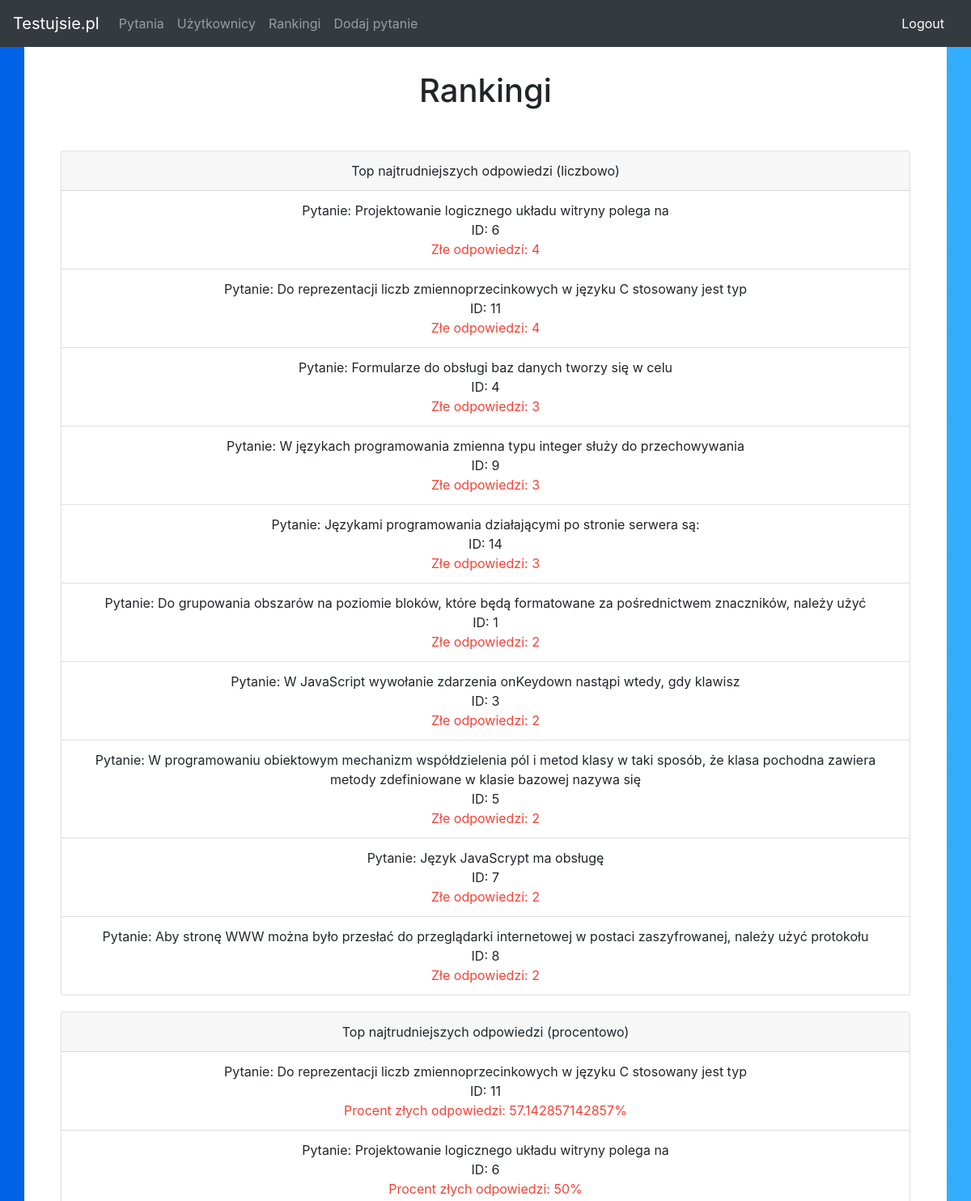
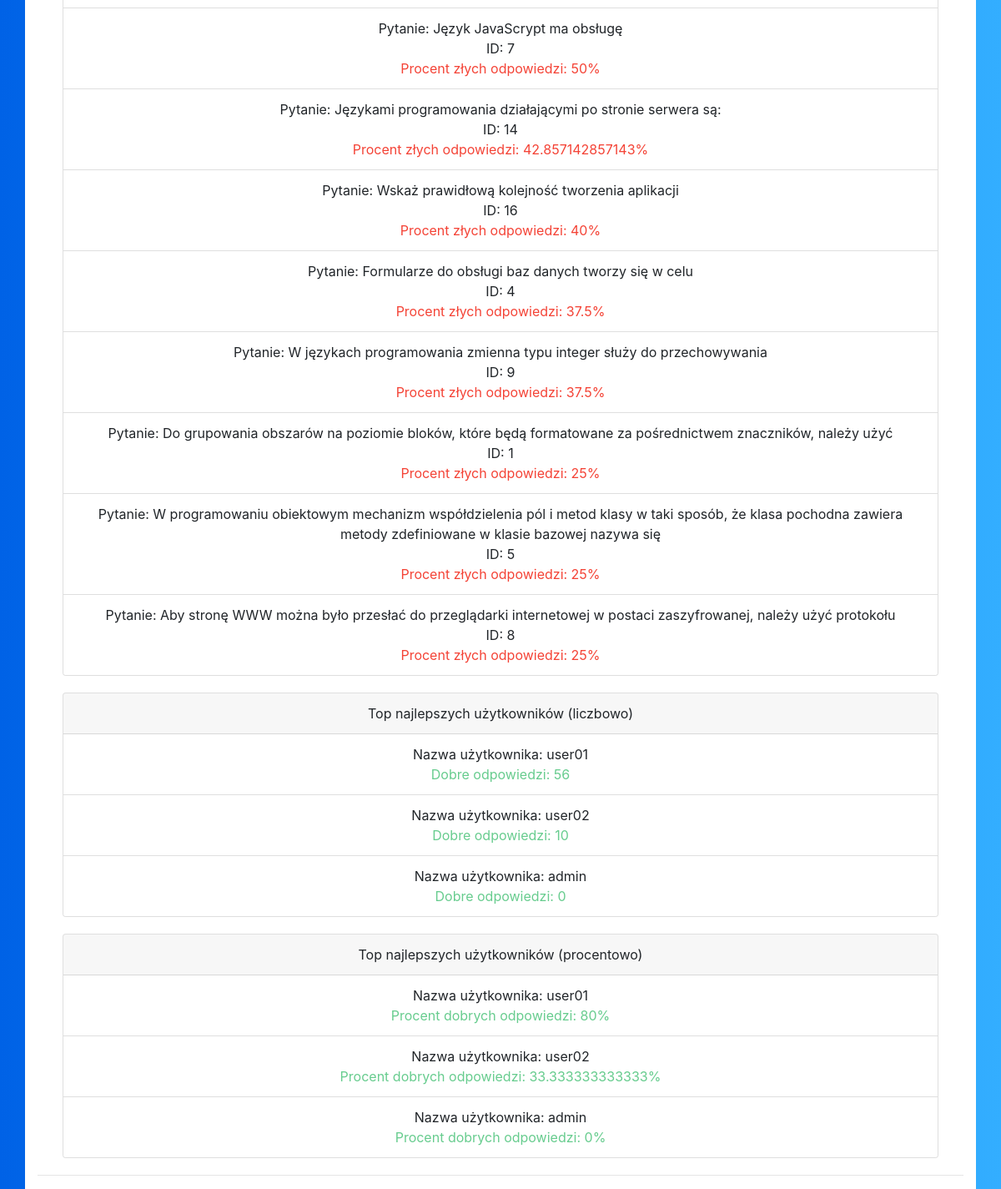
The page /admin.php?nav=stats (signed in) on the database its author committed (2 pictures, top to bottom).
### tables this page shows
CREATE TABLE `pytania` (
  `ID` int(11) NOT NULL,
  `pytanie` varchar(600) NOT NULL,
  `A` varchar(255) NOT NULL,
  `B` varchar(255) NOT NULL,
  `C` varchar(255) NOT NULL,
  `D` varchar(255) NOT NULL,
  `dobra` varchar(5) NOT NULL,
  `poprawne` int(11) NOT NULL,
  `niepoprawne` int(11) NOT NULL
);

CREATE TABLE `users` (
  `username` varchar(50) NOT NULL,
  `hash` varchar(80) NOT NULL,
  `admin` tinyint(1) NOT NULL,
  `poprawne` int(11) NOT NULL,
  `niepoprawne` int(11) NOT NULL
);

### admin.php (the view, shortened to what this page needs)
<!DOCTYPE html>
<html lang="en">
<head>
    <link rel="stylesheet" href="css/bootstrap.min.css"/>
</head>
<body>
  <nav class="navbar navbar-expand-lg navbar-dark bg-dark static-top">
    <a class="navbar-brand" href="admin.php">Testujsie.pl</a>
    <div class="collapse navbar-collapse" id="navbarResponsive">
    <ul class="navbar-nav mr-auto">
      <li class="nav-item ">
        <a class="nav-link" href="admin.php?nav=pyt">Pytania</a>
      </li>
      <li class="nav-item ">
        <a class="nav-link" href="admin.php?nav=users">Użytkownicy</a>
      </li>
      <li class="nav-item ">
        <a class="nav-link" href="admin.php?nav=stats">Rankingi</a>
      </li>
      <li class="nav-item ">
        <a class="nav-link" href="admin.php?nav=addQue">Dodaj pytanie</a>
      </li>
    </ul>
    <div class="nav-item active">
        <a class="nav-link btn" style="color:#fff;" href="logout.php">Logout
        </a>
    </div>
    </div>
  </nav>
  <div class="container">
    <div class="row">
      <div class="col-lg-12 text-center">
        <?php
        $nav = (isset($_GET["nav"])? $_GET["nav"]:"pyt");
        switch ($nav) {
          case "stats":
            $mysqli = @new mysqli("localhost", "root", "", "stadnik");
            if ($mysqli->connect_errno) {
                echo("Nie udało się zalogować");
            }else{
              $mysqli->set_charset('utf8');
              $query = $mysqli->query("SELECT * FROM pytania ORDER BY niepoprawne DESC LIMIT 10");
              echo("<h1>Rankingi</h1>");
              echo("<div class='card pyt'><div class='card-header text-center'>Top najtrudniejszych odpowiedzi (liczbowo)</div><ul class='list-group list-group-flush'>");
              while($row = $query->fetch_assoc()){
                echo("<li class='list-group-item'><div>Pytanie: ".$row["pytanie"]."</div>"."<div>ID: ".$row["ID"]."</div>"."<div class='niepopr'> Złe odpowiedzi: ".$row["niepoprawne"]."</div></li>");
              }
              echo("</ul></div>");
              $query = $mysqli->query("SELECT * FROM pytania ORDER BY (niepoprawne/(niepoprawne+poprawne)) DESC LIMIT 10");
              echo("<div class='card pyt'><div class='card-header text-center'>Top najtrudniejszych odpowiedzi (procentowo)</div><ul class='list-group list-group-flush'>");
              while($row = $query->fetch_assoc()){
                echo("<li class='list-group-item'><div>Pytanie: ".$row["pytanie"]."</div>"."<div>ID: ".$row["ID"]."</div>"."<div class='niepopr'>Procent złych odpowiedzi: ".($row["niepoprawne"]/($row["poprawne"]+$row["niepoprawne"])*100)."%</div></li>");
              }
              echo("</ul></div>");
              $query = $mysqli->query("SELECT * FROM users ORDER BY poprawne DESC LIMIT 10");
              echo("<div class='card pyt'><div class='card-header text-center'>Top najlepszych użytkowników (liczbowo)</div><ul class='list-group list-group-flush'>");
              while($row = $query->fetch_assoc()){
                echo("<li class='list-group-item'><div>Nazwa użytkownika: ".$row["username"]."</div><div class='popr'>Dobre odpowiedzi: ".$row["poprawne"]."</div></li>");
              }
              echo("</ul></div>");
              $query = $mysqli->query("SELECT * FROM users ORDER BY (poprawne/(niepoprawne+poprawne)) DESC LIMIT 10");
              echo("<div class='card pyt'><div class='card-header text-center'>Top najlepszych użytkowników (procentowo)</div><ul class='list-group list-group-flush'>");
              while($row = $query->fetch_assoc()){
                if($row["poprawne"]+$row["niepoprawne"]==0){
                  echo("<li class='list-group-item'><div>Nazwa użytkownika: ".$row["username"]."</div><div class='popr'>Procent dobrych odpowiedzi: 0%</div></li>");
                }else{
                  echo("<li class='list-group-item'><div>Nazwa użytkownika: ".$row["username"]."</div><div class='popr'>Procent dobrych odpowiedzi: ".($row["poprawne"]/($row["poprawne"]+$row["niepoprawne"])*100)."%</div></li>");
                }
              }
              echo("</ul></div>");
              echo("<hr>");
            }
          break;
            ?>
            <?php
        }
        ?>
      </div>
    </div>
  </div>
</body>
</html>

### admin.php (style rules this page uses)
body { background: #007bff; background: linear-gradient(to right, #0062E6, #33AEFF); }
.container { background:#fff; }
.pyt { margin: 20px 30px; }
h1 { padding:30px 0; }
.popr { color:#67CC8E; }
.niepopr { color:#f44336; }

### rows shown on the page
pytania: pytanie "Projektowanie logicznego układu witryny polega na", ID "6", niepoprawne "4", $row["niepoprawne"]/($row["poprawne"]+$row["niepoprawne"])*100 "50"
pytania: pytanie "Do reprezentacji liczb zmiennoprzecinkowych w języku C stosowany jest typ", ID "11", niepoprawne "4", $row["niepoprawne"]/($row["poprawne"]+$row["niepoprawne"])*100 "57.142857142857"
pytania: pytanie "Formularze do obsługi baz danych tworzy się w celu", ID "4", niepoprawne "3", $row["niepoprawne"]/($row["poprawne"]+$row["niepoprawne"])*100 "37.5"
pytania: pytanie "W językach programowania zmienna typu integer służy do przechowywania", ID "9", niepoprawne "3", $row["niepoprawne"]/($row["poprawne"]+$row["niepoprawne"])*100 "37.5"
pytania: pytanie "Językami programowania działającymi po stronie serwera są:", ID "14", niepoprawne "3", $row["niepoprawne"]/($row["poprawne"]+$row["niepoprawne"])*100 "42.857142857143"
pytania: pytanie "Do grupowania obszarów na poziomie bloków, które będą formatowane za pośrednictwem znaczników, należy użyć", ID "1", niepoprawne "2", $row["niepoprawne"]/($row["poprawne"]+$row["niepoprawne"])*100 "25"
pytania: pytanie "W JavaScript wywołanie zdarzenia onKeydown nastąpi wtedy, gdy klawisz", ID "3", niepoprawne "2"
pytania: pytanie "W programowaniu obiektowym mechanizm współdzielenia pól i metod klasy w taki sposób, że klasa pochodna zawiera metody zdefiniowane w klasie bazowej nazywa się", ID "5", niepoprawne "2", $row["niepoprawne"]/($row["poprawne"]+$row["niepoprawne"])*100 "25"
pytania: pytanie "Język JavaScrypt ma obsługę", ID "7", niepoprawne "2", $row["niepoprawne"]/($row["poprawne"]+$row["niepoprawne"])*100 "50"
pytania: pytanie "Aby stronę WWW można było przesłać do przeglądarki internetowej w postaci zaszyfrowanej, należy użyć protokołu", ID "8", niepoprawne "2", $row["niepoprawne"]/($row["poprawne"]+$row["niepoprawne"])*100 "25"
pytania: pytanie "Wskaż prawidłową kolejność tworzenia aplikacji", ID "16", $row["niepoprawne"]/($row["poprawne"]+$row["niepoprawne"])*100 "40"
users: username "user01", poprawne "56", $row["poprawne"]/($row["poprawne"]+$row["niepoprawne"])*100 "80"
users: username "user02", poprawne "10", $row["poprawne"]/($row["poprawne"]+$row["niepoprawne"])*100 "33.333333333333"
users: username "admin", poprawne "0"
